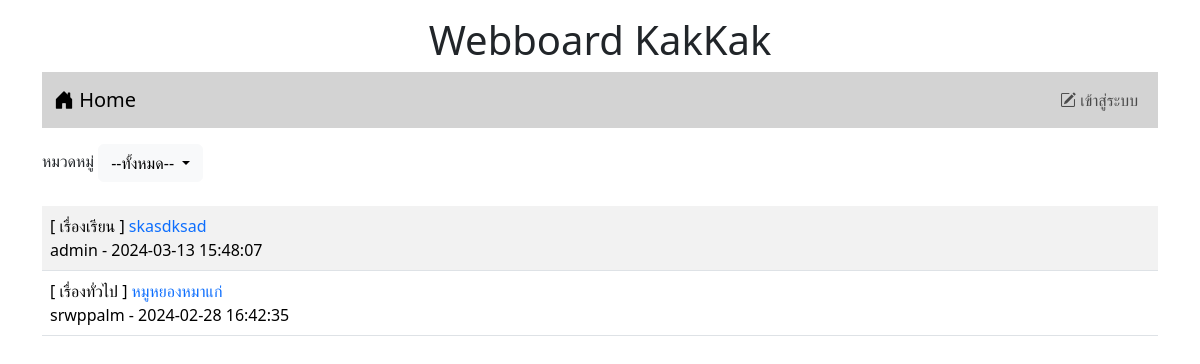
The page / on the database its author committed.
### tables this page shows
CREATE TABLE `post` (
  `id` int(11) NOT NULL,
  `title` varchar(128) NOT NULL,
  `content` varchar(2048) NOT NULL,
  `post_date` datetime NOT NULL,
  `cat_id` int(11) NOT NULL,
  `user_id` int(11) NOT NULL
);

CREATE TABLE `category` (
  `id` int(11) NOT NULL,
  `name` varchar(32) NOT NULL
);

CREATE TABLE `user` (
  `id` int(11) NOT NULL,
  `login` varchar(32) NOT NULL,
  `password` varchar(64) NOT NULL,
  `name` varchar(64) NOT NULL,
  `gender` char(1) NOT NULL,
  `email` varchar(32) NOT NULL,
  `role` char(1) NOT NULL
);

### index.php (the view, shortened to what this page needs)
<!DOCTYPE html>
<html lang="en">
<head>
    <link rel="stylesheet" href="bootstrap-5.3.2-dist/css/bootstrap.min.css">
    <link rel="stylesheet" href="https://cdn.jsdelivr.net/npm/bootstrap-icons@1.11.3/font/bootstrap-icons.min.css">
</head>
<body>
    <div class="container-lg">
    <h1 style ="text-align: center;" class = "mt-3">Webboard KakKak</h1>
    <?php include "nav.php" ?>
<div class = "mt-3 d-flex justify-content-between">
    <div>
        <label>หมวดหมู่</label>
        <span class="dropdown">
        <button class="btn btn-light dropdown-toggle" type="button" data-bs-toggle="dropdown" aria-expanded="false">
        --ทั้งหมด--
        </button>
        </span>
    </div>
</div>
    <table class = "table table-striped mt-4">
    <?php
        $conn = new PDO("mysql:host=localhost;dbname=webboard;charset=utf8" , "root" , "");
        $sql = "SELECT category.name , post.title , post.id , user.login , post.post_date FROM post
        INNER JOIN user ON(post.user_id = user.id)
        INNER JOIN category ON (post.cat_id = category.id) ORDER BY post.post_date DESC";
        $result = $conn -> query($sql);
        while($row= $result->fetch()){
            echo "<tr><td class='d-flex justify-content-between'>
                <div>[ $row[0] ] <a href=post.php?id=$row[2]
                style=text-decoration:none>$row[1] </a><br>$row[3] - $row[4]</div>";
        }
    ?>
    </table>
    </div>
</body>
</html>

### rows shown on the page
post: category.name "เรื่องเรียน", title "skasdksad", user.login "admin", post_date "2024-03-13 15:48:07"
post: category.name "เรื่องทั่วไป", title "หมูหยองหมาแก่", user.login "srwppalm", post_date "2024-02-28 16:42:35"
